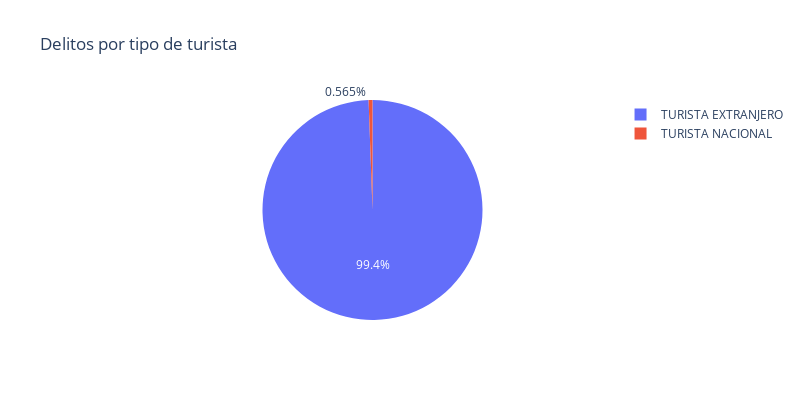

Notebook code for this chart:
### Code cell
typeoftourist_crimes_df = crimesbytypeoftourist(df_crimes).sort_values(by='FRECUENCIA', ascending=False)
fig = px.pie(typeoftourist_crimes_df, values='FRECUENCIA', 
             names='CARGO_PERSONA', 
             title='Delitos por tipo de turista',
             labels={'FRECUENCIA':'Cantidad de delitos','CARGO_PERSONA':'Tipo de turista'},
             width=800, 
             height=400)
fig.show()

### Figure 1 — Plotly figure (JSON) as saved in the notebook; plotly's stock layout.template omitted (floating-point values rounded to 4 significant figures)
{"data": [{"domain": {"x": [0, 1], "y": [0, 1]}, "hovertemplate": "Tipo de turista=%{label}<br>Cantidad de delitos=%{value}<extra></extra>", "labels": ["TURISTA EXTRANJERO", "TURISTA NACIONAL"], "legendgroup": "", "name": "", "showlegend": true, "type": "pie", "values": [176, 1]}], "layout": {"height": 400, "legend": {"tracegroupgap": 0}, "title": {"text": "Delitos por tipo de turista"}, "width": 800}}
